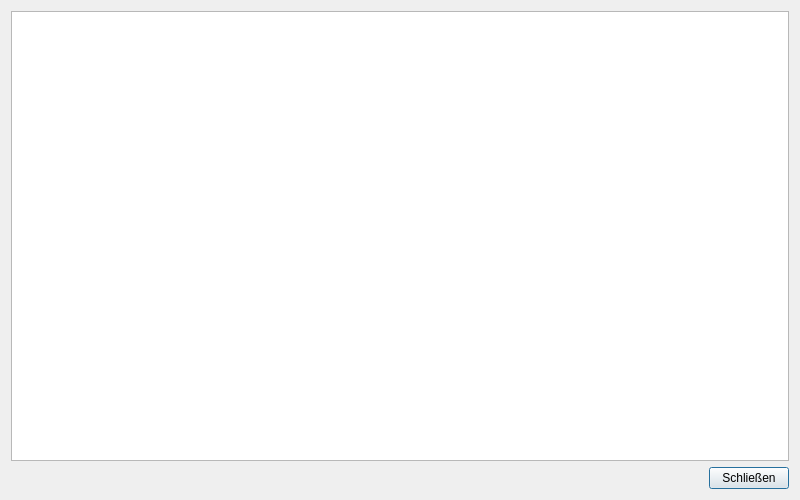
<?xml version="1.0" encoding="UTF-8"?>
<ui version="4.0">
 <class>HelpDialog</class>
 <widget class="QDialog" name="HelpDialog">
  <property name="geometry">
   <rect>
    <x>0</x>
    <y>0</y>
    <width>800</width>
    <height>500</height>
   </rect>
  </property>
  <property name="minimumSize">
   <size>
    <width>400</width>
    <height>200</height>
   </size>
  </property>
  <property name="windowTitle">
   <string>Hilfe</string>
  </property>
  <layout class="QVBoxLayout" name="verticalLayout">
   <item>
    <widget class="QTextEdit" name="textEdit">
     <property name="readOnly">
      <bool>true</bool>
     </property>
    </widget>
   </item>
   <item>
    <layout class="QHBoxLayout" name="horizontalLayout">
     <item>
      <spacer name="horizontalSpacer">
       <property name="orientation">
        <enum>Qt::Horizontal</enum>
       </property>
       <property name="sizeHint" stdset="0">
        <size>
         <width>40</width>
         <height>20</height>
        </size>
       </property>
      </spacer>
     </item>
     <item>
      <widget class="QPushButton" name="closeButton">
       <property name="text">
        <string>Schließen</string>
       </property>
      </widget>
     </item>
    </layout>
   </item>
  </layout>
 </widget>
 <resources/>
 <connections>
  <connection>
   <sender>closeButton</sender>
   <signal>clicked()</signal>
   <receiver>HelpDialog</receiver>
   <slot>close()</slot>
   <hints>
    <hint type="sourcelabel">
     <x>199</x>
     <y>149</y>
    </hint>
    <hint type="destinationlabel">
     <x>199</x>
     <y>149</y>
    </hint>
   </hints>
  </connection>
 </connections>
</ui>
